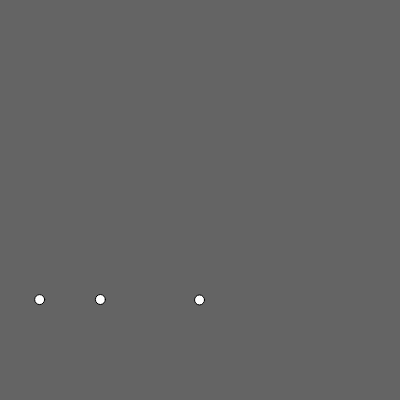
Frame 1 (no input)
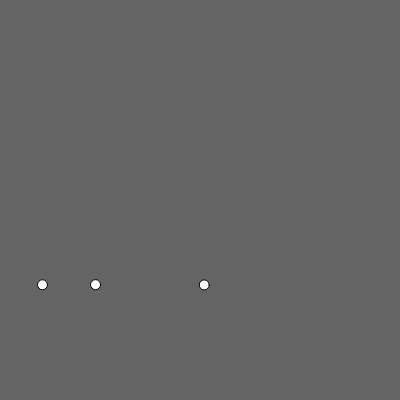
Frame 60 (no input)
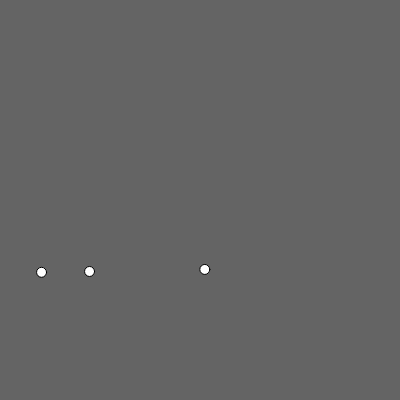
Frame 120 (the mouse pressed at the canvas centre since frame 60)

The p5.js sketch that drew these frames (run headless with seeded random() and noise() and a simulated clock; from frame 60 on, the mouse is pressed at the canvas centre):

// p5.js sketch
// ── sketch.js
var ball1;
var ball2;
var ball3;

function setup() {
  createCanvas(400, 400);
  // create a Ball class to make Ball object by calling new command.
  ball1 = new ball(100, 300);
  ball2 = new ball(200, 300);
  ball3 = new ball(40, 300);
/*  ball1 = {
    x:width/2,
    y:height,
    size: 10,
    move: function() {
      this.x = this.x + Math.random() - 0.5;
      this.y = this.y - Math.random()*0.5;
    },
    display: function() {
      ellipse(this.x, this.y, this.size, this.size);
    }
  } */
}

function draw() {
  background(100);
  ball1.move();
  ball1.display();
  ball2.move();
  ball2.display();
  ball3.move();
  ball3.display();
}

function ball(x, y) {
  this.x = x;
  this.y = y;
  this.size = 10;

  this.move = function() {
    this.x = this.x + Math.random() - 0.5;
    this.y = this.y - Math.random() * 0.5;
  };

  this.display = function() {
    ellipse(this.x, this.y, this.size, this.size);
  };

}
